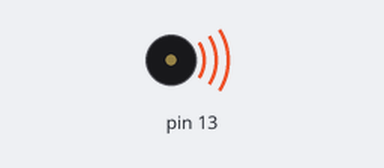
The sketch below on a simulated Arduino Uno, built with avr-gcc and run on an emulated ATmega328P. On the bench: buzzer (waves = sounding).

Above: at 0.01 s.
At 2.3 s:
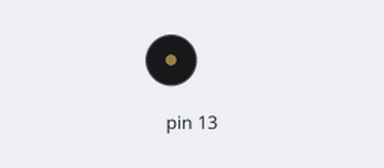
Timing chart, 0 to 3.8 s (numbered marks = the images above):
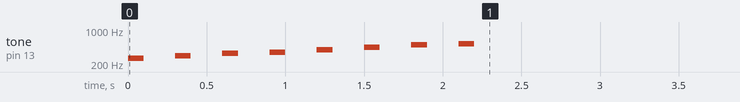

The sketch:

do_to_HighDo.ino
```cpp
int notes[8] = {262,294,330,349,392,440,494,523};

void setup()
{
  Serial.begin(9600);

  for(int i =0;i<8;i++){
    tone(13,notes[i],100);
    delay(300);
   noTone(13);
  }
}


void loop()
{

}
```
